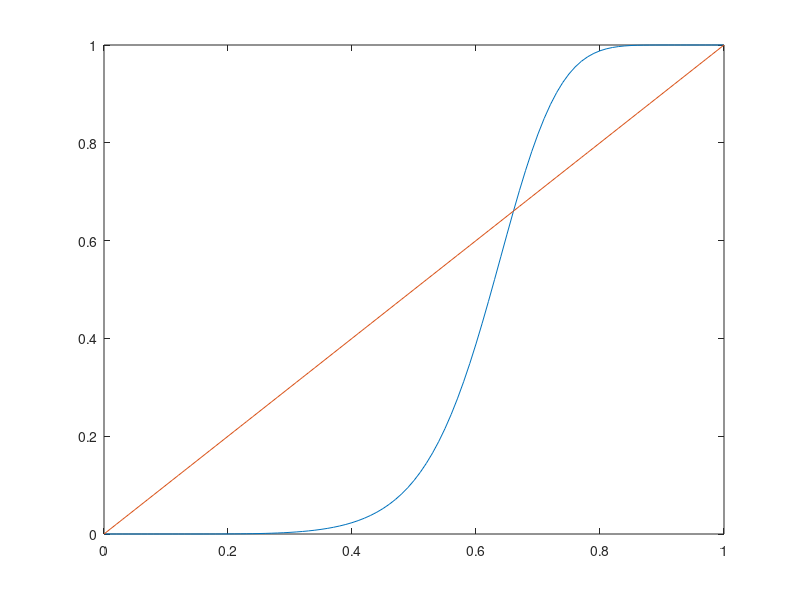

MATLAB code for this plot:
clc
clear 
close

x1  = (0 :0.01:1);
x2 = 1-x1;
%disp(x2);
y1 = (length(x1));
R = 8.314;
A21 = -0.5899;
A12  = -0.8643;
v1 = 74.166; % molar volumes of acetone in cm3/mol
v2 = 80.235; % molar volumes of chloroform in cm3/mol
T = 298; % in Kelvin
den = 1268; % density -----> in  Kg/m^3
P  = 100000;% in Pascal; 
% calculation of a12 and a21 for wilson model where
% a12 = (v2/v1)*exp(-A12/RT), a21 = (v1/v2)*exp(-A21/RT)
a12 = (v2/v1)*exp(-A12/R*T);
a21 = (v1/v2)*exp(-A21/R*T);
% Calculating the fugacity coefficient 

% Acetone 
Tc =  508 ; % k      
Pc =   480000; % in Pascal Unit ;
a = 27*(R^2)*(Tc^2)/(64*(Pc^2));
b =  R*Tc/(8*Pc);

%Chloroform 
Tc2 =  536.4 ; % k      
Pc2 =  5470000;% in Pascal;
a2 = 27*(R^2)*(Tc2^2)/(64*(Pc2^2));
b2 =  R*Tc2/(8*Pc2);


q1 = a/(b*R*T);
Z1 =  1/(1-den*b) - (a*den)/(R*T);
B1 = b*P/(R*T);

fug_Coeff_1 =  exp( Z1-1 -log(abs(Z1 - B1)) - q1*B1/Z1 );
disp(fug_Coeff_1);

q2= a2/(b2*R*T);
Z2 =  1/(1-den*b2) - (a2*den)/(R*T);
B2 = b2*P/(R*T);

fug_Coeff_2 =  exp( Z2-1 -log(Z2 - B2) - q2*B2/Z2 );
%disp(fug_Coeff_2);

RATIO = fug_Coeff_1/ fug_Coeff_2;
% disp(RATIO);
AA= 4.42448;
AB= 1312.253;
AC =32.445;

P1_sat =  (10^(AA- (AB/(T+AC))));  % bar 

AA2= 4.20772;
AB2= 1233.129;
AC2 =-40.953;

P2_sat =  (10^(AA2- (AB2/(T+AC2)))) ;

k = P1_sat/P2_sat;
disp(k);

%y1  = 1/((RATIO*gama2*x2)/(k*gama1*x1)+1);

% We use wilson Model to compute  activity coefficient;
for i =  1:length(x1)
gama1 = exp(-log((1-x2(i))+a12*x2(i))+x2(i)*((a12/((1-x2(i))+a12*x2(i)))-(a21/(x2(i)+a21*(1-x2(i))))));
gama2 = exp(-log(x2(i)+a21*(1-x2(i)))+(1-x2(i))*((a21/((x2(i))+a12*(1-x2(i))))-(a12/((1-x2(i))+a12*(x2(i))))));
y1(i)  = 1/((RATIO*gama2*x2(i))/(k*gama1*x1(i))+1);
disp(y1(i));
end

v = x1;
plot(x1,y1);
hold on 
plot(x1,v);